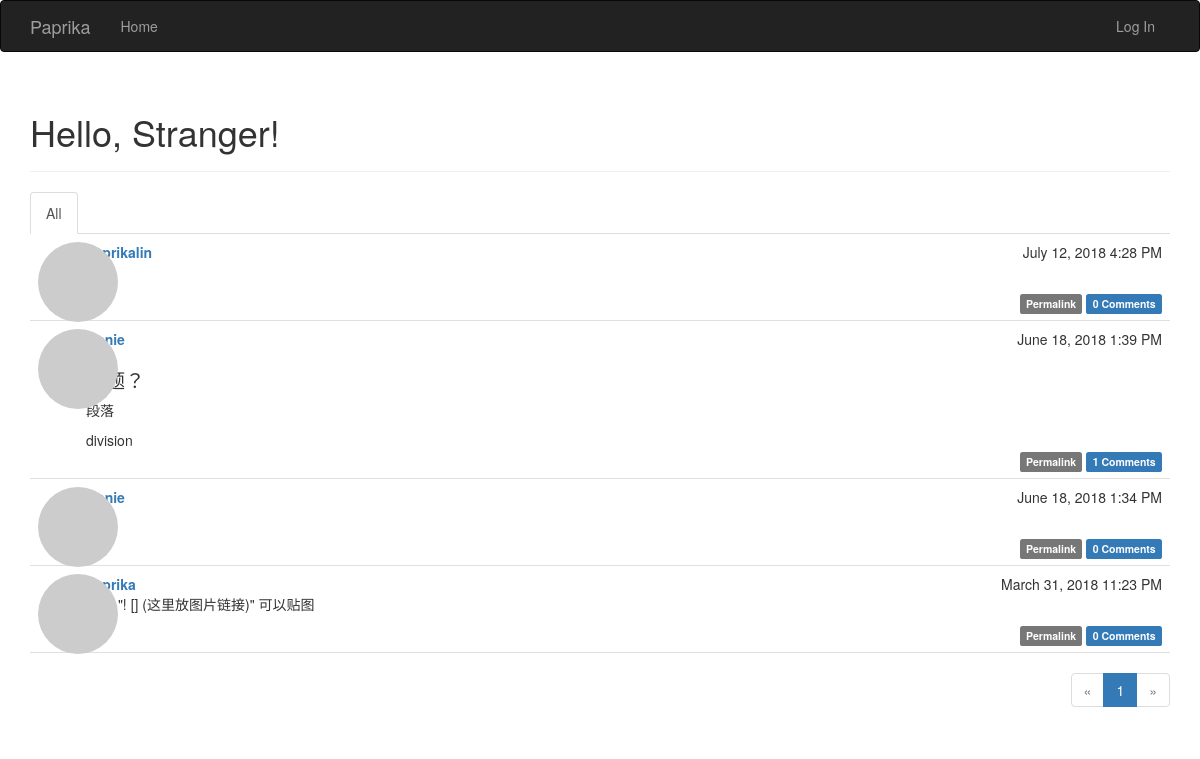
The page / on the database its author committed.
### app/models.py (models this page shows, shortened)
class Post(db.Model):
    __tablename__ = 'posts'
    id = db.Column(db.Integer, primary_key=True)
    body = db.Column(db.Text)
    timestamp = db.Column(db.DateTime, index=True, default=datetime.now)
    author_id = db.Column(db.Integer, db.ForeignKey('users.id'))
    body_html = db.Column(db.Text)
    comments = db.relationship('Comment', backref='post', lazy='dynamic')

class User(UserMixin, db.Model):
    __tablename__ = 'users'
    id = db.Column(db.Integer, primary_key=True)
    email = db.Column(db.String(64), unique=True, index=True)
    username = db.Column(db.String(64), unique=True, index=True)
    role_id = db.Column(db.Integer, db.ForeignKey('roles.id'))
    password_hash = db.Column(db.String(128))
    confirmed = db.Column(db.Boolean, default=False)
    name = db.Column(db.String(64))
    location = db.Column(db.String(64))
    about_me = db.Column(db.Text())
    comments = db.relationship('Comment', backref='author', lazy='dynamic')
    member_since = db.Column(db.DateTime(), default=datetime.now)
    last_seen = db.Column(db.DateTime(), default=datetime.now)
    followed = db.relationship('Follow', foreign_keys=[Follow.follower_id], backref=db.backref('follower', lazy='joined'), lazy='dynamic', cascade='all, delete-orphan')
    followers = db.relationship('Follow', foreign_keys=[Follow.followed_id],
                               backref=db.backref('followed', lazy='joined'), lazy='dynamic',
                               cascade='all, delete-orphan')
    avatar_hash = db.Column(db.String(32))
    posts = db.relationship('Post', backref='author', lazy='dynamic')
    @property
    def password(self):
        raise AttributeError('password is not a readable attribute')
    def gravatar(self, size=100, default='identicon', rating='g'):
        if request.is_secure:
            url = 'https://secure.gravatar.com/avatar'
        else:
            url = 'https://www.gravatar.com/avatar'
        hash = self.avatar_hash or hashlib.md5(self.email.encode('utf-8')).hexdigest()
        return '{url}/{hash}?s={size}&d={default}&r={rating}'.format(
            url=url, hash=hash, size=size, default=default, rating=rating)

### app/main/views.py (the view)
@main.route('/', methods=['GET', 'POST'])
def index():
    form = PostForm()
    if current_user.can(Permission.WRITE) and form.validate_on_submit():
        post = Post(body=form.body.data,
                    author=current_user._get_current_object()) # 11章「博客文章」有说明，获取真正的用户对象
        db.session.add(post)
        db.session.commit()
        return redirect(url_for('.index'))
    page = request.args.get('page', 1, type=int)
    show_followed = False
    if current_user.is_authenticated:
        show_followed = bool(request.cookies.get('show_followed', ''))
    if show_followed:
        query = current_user.followed_posts
    else:
        query = Post.query
    pagination = query.order_by(Post.timestamp.desc()).paginate(
        page, per_page=current_app.config['FLASKY_POSTS_PER_PAGE'],
        error_out=False)
    posts = pagination.items
    return render_template('index.html', form=form, posts=posts,
                           show_followed=show_followed, pagination=pagination)

### app/auth/views.py (called while the page is built)
@auth.before_app_request
def before_request():
    if current_user.is_authenticated:
        current_user.ping()
        if not current_user.confirmed \
                and request.endpoint \
                and request.blueprint != 'auth' \
                and request.endpoint != 'static':
            return redirect(url_for('auth.unconfirmed'))

### app/main/__init__.py (called while the page is built)
@main.app_context_processor
def inject_permission():
    return dict(Permission=Permission)

### app/models.py (called while the page is built)
    def can(self, permissions):
        return False

    def is_admin(self):
        return False

### app/templates/index.html (shortened to what this page needs)
{% extends "base.html" %}
{% import "bootstrap/wtf.html" as wtf %}
{% import "_macros.html" as macros %}
{% block page_content %}
<div class="page-header">
    <h1>Hello, {% if current_user.is_authenticated %}{{ current_user.username }}{% else %}Stranger{% endif %}!</h1>
</div>
<div class="post-tabs">
    <ul class="nav nav-tabs">
        <li{% if not show_followed %} class="active"{% endif %}><a href="{{ url_for('.show_all') }}">All</a></li>
    </ul>
    {% include '_posts.html' %}
</div>
{% if pagination %}
<div class="pagination">
    {{ macros.pagination_widget(pagination, '.index') }}
</div>
{% endif %}
{% endblock %}

### app/templates/_posts.html (shortened to what this page needs)
<ul class="posts">
    {% for post in posts %}
    <li class="post" id="{{ post.id }}">
        <div class="post-thumbnail">
            <a href="{{ url_for('.user', username=post.author.username) }}">
                <img class="img-circle profile-thumbnail" src="{{ post.author.gravatar(size=40) }}">
            </a>
        </div>
        <div class="post-content">
            <div class="post-date">{{ moment(post.timestamp).format("LLL") }}</div>
            <div class="post-author"><a href="{{ url_for('.user', username=post.author.username) }}">{{ post.author.username }}</a></div>
            <div class="post-body">
                {% if post.body_html %}
                    {{ post.body_html | safe}}
                {% else %}
                    {{ post.body }}
                {% endif %}
            </div>
            <div class="post-footer">
                <a href="{{ url_for('.post', id=post.id) }}">
                    <span class="label label-default">Permalink</span>
                <a href="{{ url_for('.post', id=post.id) }}#comments">
                    <span class="label label-primary">
                        {{ post.comments.count() }} Comments
                    </span>
                </a>
                </a>
            </div>
        </div>
    </li>
    {% endfor %}
</ul>

### app/static/styles.css (style rules this page uses)
.profile-thumbnail { position: absolute; }
div.post-tabs { margin-top: 16px; }
ul.posts { list-style-type: none; padding: 0px; margin: 16px 0px 0px 0px; border-top: 1px solid #e0e0e0; }
div.post-tabs ul.posts { margin: 0px; border-top: none; }
ul.posts li.post { padding: 8px; border-bottom: 1px solid #e0e0e0; }
div.post-date { float: right; }
div.post-author { font-weight: bold; }
div.post-thumbnail { position: absolute; }
div.post-content { margin-left: 48px; min-height: 48px; }
div.post-footer { text-align: right; }
div.pagination { width: 100%; text-align: right; padding: 0px; margin: 0px; }
.post-body h1 { font-size: 140%; }

### app/templates/_posts.html (style rules this page uses)
div.post-footer { text-align: right; }

### rows shown on the page
Post: timestamp "July 12, 2018 4:28 PM", author.username "paprikalin", comments.count "0"
Post: timestamp "June 18, 2018 1:39 PM", author.username "Annie", body_html "段落 division", comments.count "1"
Post: timestamp "June 18, 2018 1:34 PM", comments.count "0"
Post: timestamp "March 31, 2018 11:23 PM", author.username "paprika", body_html "使用 \"! [] (这里放图片链接)\" 可以贴图", comments.count "0"

### other values the page prints
{{ p }} "1"
